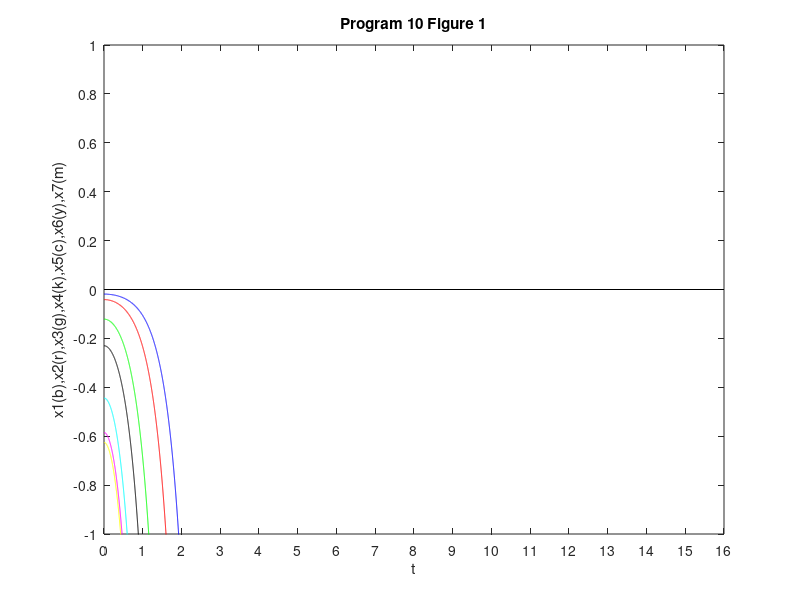
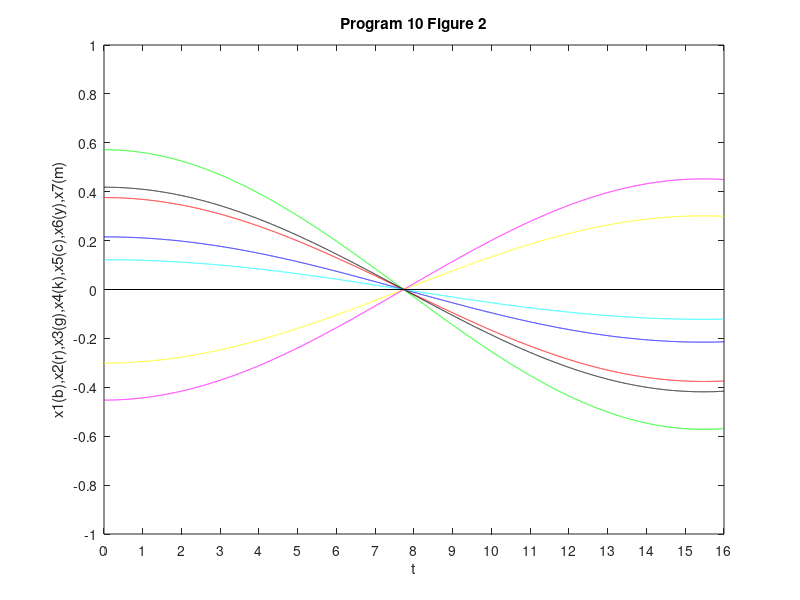
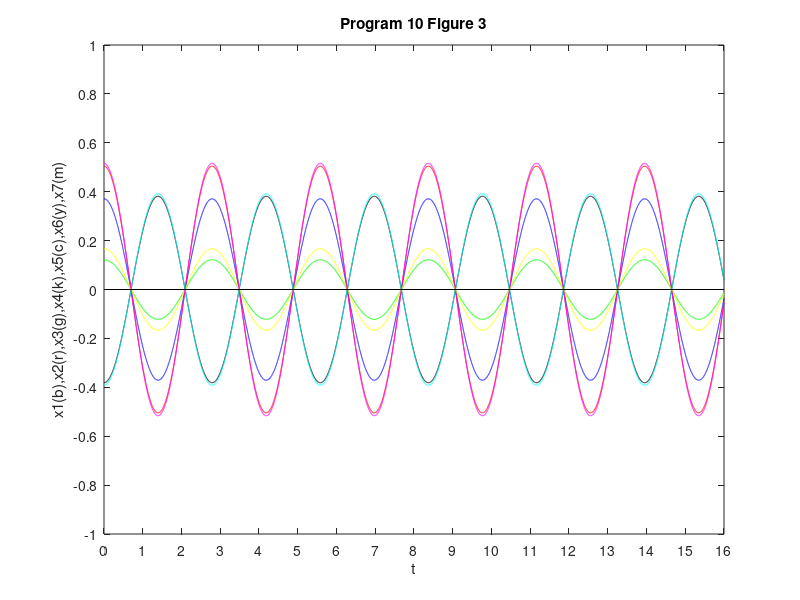
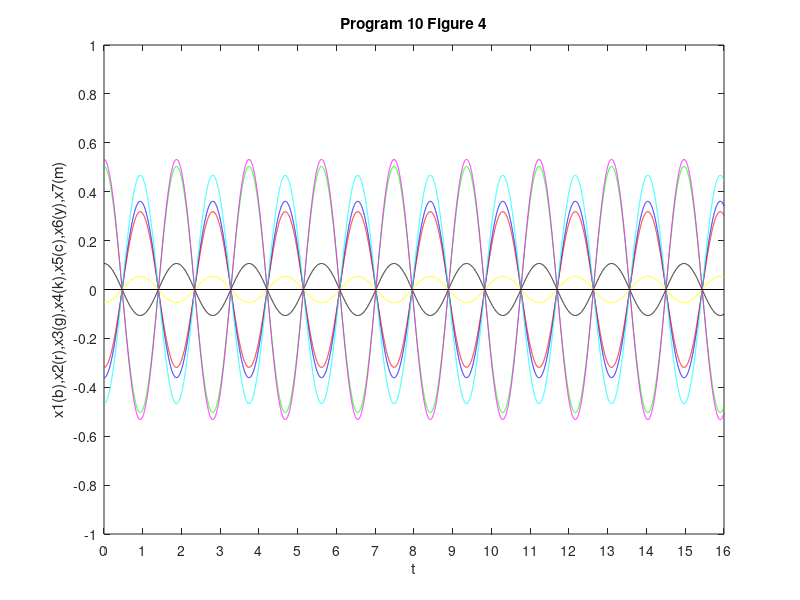

Write MATLAB code to recreate these figures, in order.
format compact
clear, clc

m1 = .4;
m2 = .9;
m3 = .7;
m4 = .8;
m5 = .6;
m6 = .5;
m7 = .3;
k1 = 3.9;
k2 = 5.2;
k3 = 4.2;
k4 = 4.7;
k5 = 5.3;
k6 = 4.9;
k7 = 4.4;
k8 = 5.4;

A = [-(k1+k2)/m1 k2/m1 0 0 0 0 0
    k2/m2 -(k2+k3)/m2 k3/m2 0 0 0 0
    0 k3/m3 -(k3+k4) k4/m3 0 0 0
    0 0 k4/m4 -(k4+k5) k5/m4 0 0
    0 0 0 k5/m5 -(k5+k6) k6/m5 0
    0 0 0 0 k6/m6 -(k6+k7) k7/m6
    0 0 0 0 0 k7/m7 -(k7+k8)];
A = -A;

[eigvec eigval] = eig(A);
t = 0 : .001 : 16;
lineX = [0, 16];
lineY = [0, 0];

titles(1,:) = 'Program 10 Figure 1';
titles(2,:) = 'Program 10 Figure 2';
titles(3,:) = 'Program 10 Figure 3';
titles(4,:) = 'Program 10 Figure 4';
titles(5,:) = 'Program 10 Figure 5';
titles(6,:) = 'Program 10 Figure 6';
titles(7,:) = 'Program 10 Figure 7';

for k = 1 : 7
 w = sqrt(eigval(k,k));
 c1 = eigvec(1,k);
 c2 = eigvec(2,k);
 c3 = eigvec(3,k);
 c4 = eigvec(4,k);
 c5 = eigvec(5,k);
 c6 = eigvec(6,k);
 c7 = eigvec(7,k);
 x1 = c1*cos(w*t);
 x2 = c2*cos(w*t);
 x3 = c3*cos(w*t);
 x4 = c4*cos(w*t);
 x5 = c5*cos(w*t);
 x6 = c6*cos(w*t);
 x7 = c7*cos(w*t);
 figure(k);
 plot(t,x1,'b',t,x2,'r',t,x3,'g',t,x4,'k',t,x5,'c',t,x6,'y',t,x7,'m',lineX,lineY,'k');
 axis([0 16 -1 1]);
 set(gca,'xtick', 0 : 16);
 set(gca,'ytick', -1 : .2 : 1);
 xlabel('t');
 ylabel('x1(b),x2(r),x3(g),x4(k),x5(c),x6(y),x7(m)');
 title(titles(k,:));
end